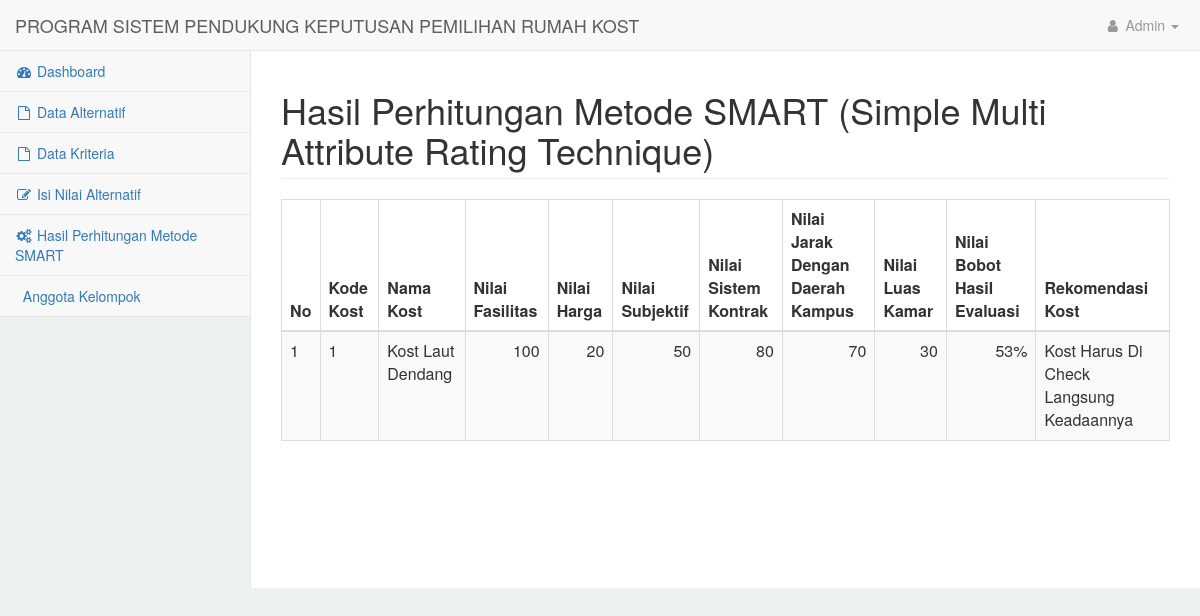
Page /perhitungansmart.php on the committed database.
### tables this page shows
CREATE TABLE `penilaian` (
  `kode_kost` int(50) NOT NULL,
  `fasilitas` int(50) NOT NULL,
  `harga` int(50) NOT NULL,
  `subjektif` int(50) NOT NULL,
  `sistem_kontrak` int(50) NOT NULL,
  `jarak_ke_kampus` int(50) NOT NULL,
  `luas_kamar` int(50) NOT NULL
);

CREATE TABLE `kost` (
  `id_kost` int(11) NOT NULL,
  `kode_kost` int(50) NOT NULL,
  `nama_kost` varchar(50) NOT NULL,
  `daerah_kost` varchar(50) NOT NULL,
  `nama_jalan_kost` varchar(50) NOT NULL
);

### perhitungansmart.php (the view)
<?php
	include 'koneksi.php';
	require_once 'navigasi.php';
?>
<div id="page-wrapper">
	<div class="container-fluid">
		<div class="row">
			<div class="col-lg-12">
				<h1 class="page-header">Hasil Perhitungan Metode SMART (Simple Multi Attribute Rating Technique)</h1>
			</div>
			<div class="col-lg-12">
				<table class="table table-striped table-bordered table-hover">
					<thead>
						<tr>
							<th>No</th>
							<th>Kode Kost</th>
							<th>Nama Kost</th>
							<th>Nilai Fasilitas</th>
							<th>Nilai Harga</th>
							<th>Nilai Subjektif</th>
							<th>Nilai Sistem Kontrak</th>
							<th>Nilai Jarak Dengan Daerah Kampus</th>
							<th>Nilai Luas Kamar</th>
							<th>Nilai Bobot Hasil Evaluasi</th>
							<th>Rekomendasi Kost</th>
						</tr>
					</thead>
					<tbody>
						<?php
							$n = 1;
							$sqljumlah = "SELECT SUM(bobot) FROM kriteria_kost";
							$queryjumlah = mysqli_query($dbconnection,$sqljumlah);
							$jumlah0 = mysqli_fetch_array($queryjumlah);
							$jumlah = $jumlah0[0];
							$sqlkriteria = "SELECT bobot FROM kriteria_kost";
							$querykriteria = mysqli_query($dbconnection, $sqlkriteria);
							$bobot = [];
							while ($bariskriteria = mysqli_fetch_array($querykriteria)) {
								$bobot[] = $bariskriteria['bobot'];
							}
								$sqlskor = "SELECT * FROM penilaian";
								$queryskor = mysqli_query($dbconnection,$sqlskor);
								while($barisskor = mysqli_fetch_array($queryskor)) {
									$kode_kost = $barisskor['kode_kost'];
									$sqlnamakost = "SELECT nama_kost FROM kost WHERE kode_kost = $kode_kost";
									$namakost = mysqli_fetch_array(mysqli_query($dbconnection,$sqlnamakost));
									$nilaiFasilitas = $barisskor['fasilitas']*($bobot[0]/$jumlah);
									$nilaiHarga = $barisskor['harga']*($bobot[1]/$jumlah);
									$nilaiSubjektif = $barisskor['subjektif']*($bobot[2]/$jumlah);
									$nilaiSistemKontrak = $barisskor['sistem_kontrak']*($bobot[3]/$jumlah);
									$nilaiJarakKeKampus = $barisskor['sistem_kontrak']*($bobot[4]/$jumlah);
									$nilaiLuasKamar = $barisskor['luas_kamar']*($bobot[5]/$jumlah);
									$nilaihasilevaluasi = $nilaiFasilitas + $nilaiHarga + $nilaiSubjektif + $nilaiSistemKontrak + $nilaiJarakKeKampus + $nilaiLuasKamar;
									if($nilaihasilevaluasi >= 80) {
										$pilihan = "Kost Layak Ditempati";
									} elseif ($nilaihasilevaluasi >= 50) {
										$pilihan = "Kost Harus Di Check Langsung Keadaannya";
									} else {
										$pilihan = "Tidak Direkomendasi untuk Ditempati";
									}
									?>
									<tr>
										<td><?=$n?></td>
										<td><?=$barisskor['kode_kost']?></td>
										<td><?=$namakost['nama_kost']?></td>
										<td class="text-right"><?=$barisskor['fasilitas'] ?></td>
										<td class="text-right"><?=$barisskor['harga'] ?></td>
										<td class="text-right"><?=$barisskor['subjektif'] ?></td>
										<td class="text-right"><?=$barisskor['sistem_kontrak'] ?></td>
										<td class="text-right"><?=$barisskor['jarak_ke_kampus'] ?></td>
										<td class="text-right"><?=$barisskor['luas_kamar'] ?></td>
										<td class="text-right"><?= round($nilaihasilevaluasi,3)?>%</td>
										<td><?=$pilihan?></td>
									</tr>
								<?php
								$n++;
								}
								?>
					</tbody>
				</table>
			</div>
		</div>
	</div>
</div>
<?php
require_once 'foot.php';
?>

### css/startmin.css (style rules this page uses)
body { background-color: #f8f8f8; }
#page-wrapper { padding-top: 30px; min-height: 568px; background-color: #fff; }
@media (min-width:768px) { #page-wrapper { position: inherit; margin-left: 250px; padding: 30px 15px 0 15px; border-left: 1px solid #e7e7e7; } }

### navigasi.php (style rules this page uses)
body { background-color: #edf2f1; }

### rows in the picture
penilaian: kode_kost "1", kost.nama_kost "Kost Laut Dendang", fasilitas "100", harga "20", subjektif "50", sistem_kontrak "80", jarak_ke_kampus "70", luas_kamar "30", nilaihasilevaluasi "53", pilihan "Kost Harus Di Check Langsung Keadaannya"
